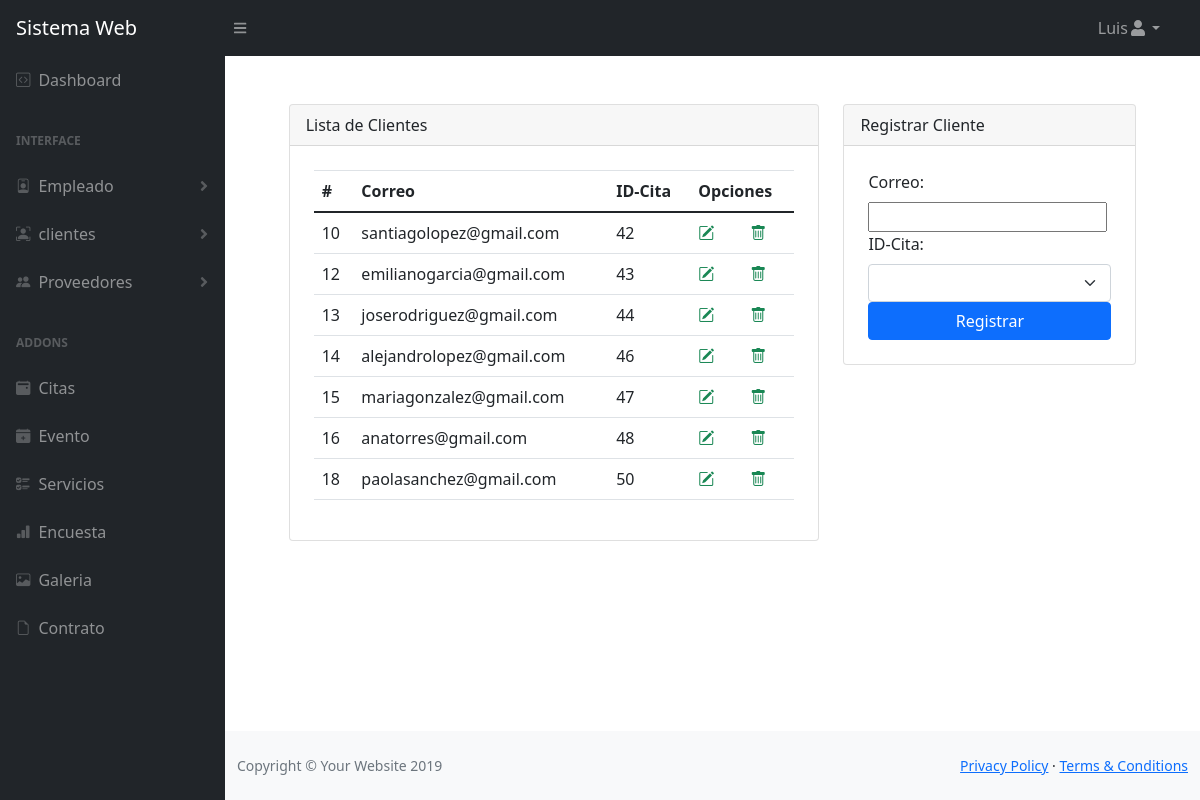
/Proyecto/sistema/cliente.php (signed in), run on the app's committed database.
### tables this page shows
CREATE TABLE `cliente` (
  `idCliente` int(11) NOT NULL,
  `correo` varchar(100) NOT NULL,
  `FK_cita_idCita` int(11) NOT NULL
);

### Proyecto/sistema/cliente.php (the view, shortened to what this page needs)
<?php require_once "vistas/parte_superior.php"  ?>
<?php require_once "./conexionBD.php";
$query = mysqli_query($mysqli, "SELECT * from citas");
?>
<div class="container">
       <?php
       include_once "./empleado/model/conecEmple.php";
       $sentencia = $bd->query("select * from cliente");
       $cliente = $sentencia->fetchAll(PDO::FETCH_OBJ);
       ?>
       <div class="container mt-5">
              <div class="row justify-content-center">
                     <div class="col-md-7">
                            <div class="card">
                                   <div class="card-header">
                                          Lista de Clientes
                                   </div>
                                   <div class="p-4">
                                          <table class="table aling-middle">
                                                 <thead>
                                                        <tr>
                                                               <th>#</th>
                                                               <th scope="col">Correo</th>
                                                               <th scope="col">ID-Cita</th>
                                                               <th scope="col" colspan="2">Opciones</th>
                                                        </tr>
                                                 </thead>
                                                 <tbody>
                                                        <?php
                                                        foreach ($cliente as $dato) {
                                                        ?>
                                                               <tr>
                                                                      <td scope="row"><?php echo $dato->idCliente ?></td>
                                                                      <td><?php echo $dato->correo; ?></td>
                                                                      <td><?php echo $dato->FK_cita_idCita; ?></td>
                                                                      <td><a class="text-success" href="./cliente/editarCliente.php?idCliente=<?php echo $dato->idCliente; ?>"><i class="bi bi-pencil-square"></i></a></td>
                                                                      <td><a class="text-success" href="./cliente/eliminarCliente.php?idCliente=<?php echo $dato->idCliente; ?>" onclick="return confirm('Estas seguro de eliminar este cliente?')"><i class="bi bi-trash"></i></a></td>
                                                               </tr>
                                                        <?php
                                                        }
                                                        ?>
                                                 </tbody>
                                          </table>
                                   </div>
                            </div>
                     </div>
                     <div class="col-md-4">
                            <div class="card">
                                   <div class="card-header">
                                          Registrar Cliente
                                   </div>
                                   <form class="p-4" method="POST" action="../sistema/cliente/registrarCliente.php" onsubmit="return validarFormulario()">
                                          <div class="mb3">
                                                 <label class="form-label">Correo:</label>
                                                 <input type="text" class="form control" name="txtCorreo" autofocus required>
                                          </div>
                                          <div class="mb3">
                                                 <label for="Citaid" class="form-label">ID-Cita:</label>
                                                 <select name="Citaid" class="form-select" id="Citaid">
                                                        <option disabled selected></option>
                                                        <?php
                                                        foreach ($query as $fila) {
                                                        ?>
                                                               <option class="form control" value="<?= $fila['idCitas'] ?>"> <?= $fila['idCitas'] . " - " . $fila['nombre'] . " - " . $fila['apellidos'] . " - " . $fila['fecha']  ?> </option>
                                                        <?php
                                                        }
                                                        ?>
                                                 </select>
                                          </div>
                                          <div class="d-grid">
                                                 <input type="submit" class="btn btn-primary" value="Registrar">
                                          </div>
                                   </form>
                            </div>
                     </div>
              </div>
       </div>
</div>
<?php require_once "vistas/parte_inferior.php"  ?>

### data on the page
cliente: idCliente "10", correo "santiagolopez@gmail.com", FK_cita_idCita "42"
cliente: idCliente "12", correo "emilianogarcia@gmail.com", FK_cita_idCita "43"
cliente: idCliente "13", correo "joserodriguez@gmail.com", FK_cita_idCita "44"
cliente: idCliente "14", correo "alejandrolopez@gmail.com", FK_cita_idCita "46"
cliente: idCliente "15", correo "mariagonzalez@gmail.com", FK_cita_idCita "47"
cliente: idCliente "16", correo "anatorres@gmail.com", FK_cita_idCita "48"
cliente: idCliente "18", correo "paolasanchez@gmail.com", FK_cita_idCita "50"

### other printed values
$nombre "Luis"
